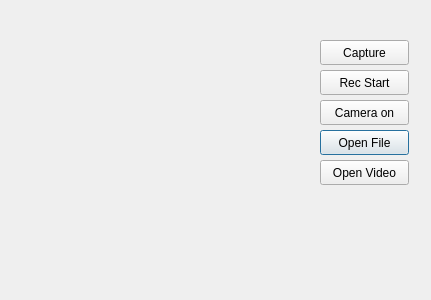
<?xml version="1.0" encoding="UTF-8"?>
<ui version="4.0">
 <class>Dialog</class>
 <widget class="QDialog" name="Dialog">
  <property name="geometry">
   <rect>
    <x>0</x>
    <y>0</y>
    <width>431</width>
    <height>300</height>
   </rect>
  </property>
  <property name="windowTitle">
   <string>Dialog</string>
  </property>
  <widget class="QLabel" name="label">
   <property name="geometry">
    <rect>
     <x>50</x>
     <y>20</y>
     <width>261</width>
     <height>261</height>
    </rect>
   </property>
   <property name="text">
    <string/>
   </property>
  </widget>
  <widget class="QPushButton" name="btnOpenfile">
   <property name="geometry">
    <rect>
     <x>320</x>
     <y>130</y>
     <width>89</width>
     <height>25</height>
    </rect>
   </property>
   <property name="text">
    <string>Open File</string>
   </property>
  </widget>
  <widget class="QPushButton" name="btnCamera">
   <property name="geometry">
    <rect>
     <x>320</x>
     <y>100</y>
     <width>89</width>
     <height>25</height>
    </rect>
   </property>
   <property name="text">
    <string>Camera on</string>
   </property>
  </widget>
  <widget class="QPushButton" name="btnRecord">
   <property name="geometry">
    <rect>
     <x>320</x>
     <y>70</y>
     <width>89</width>
     <height>25</height>
    </rect>
   </property>
   <property name="text">
    <string>Rec Start</string>
   </property>
  </widget>
  <widget class="QPushButton" name="btnCapture">
   <property name="geometry">
    <rect>
     <x>320</x>
     <y>40</y>
     <width>89</width>
     <height>25</height>
    </rect>
   </property>
   <property name="text">
    <string>Capture</string>
   </property>
  </widget>
  <widget class="QPushButton" name="btnOpenVideo">
   <property name="geometry">
    <rect>
     <x>320</x>
     <y>160</y>
     <width>89</width>
     <height>25</height>
    </rect>
   </property>
   <property name="text">
    <string>Open Video</string>
   </property>
  </widget>
 </widget>
 <resources/>
 <connections/>
</ui>
